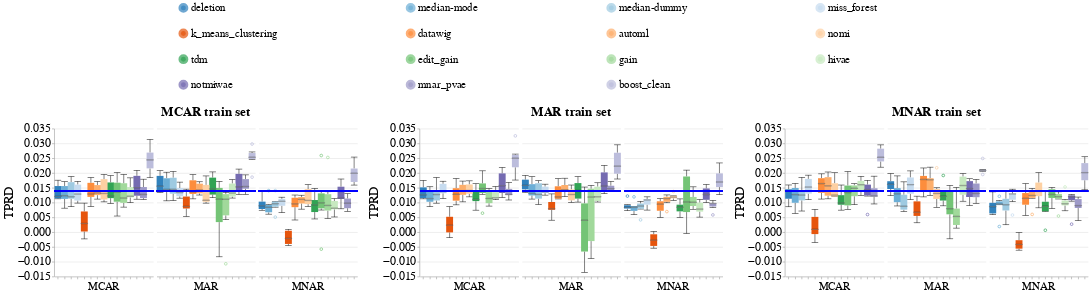

Here is the notebook cell this chart was saved with:
### Code cell
create_box_plots_for_diff_imputers_v2(dataset_name=DATASET_NAME,
                                      model_name='gandalf_clf',
                                      group=SENSITIVE_ATTR_FOR_DISPARITY_METRICS,
                                      metric_name='Equalized_Odds_TPR',
                                      db_client=db_client)

### Figure 1 — Vega-Lite specification as saved in the notebook (floating-point values rounded to 4 significant figures; data arrays with more than 128 entries replaced by an {"elided": "..."} marker saying what was removed)
{"config": {"view": {"continuousWidth": 400, "continuousHeight": 300, "stroke": null}, "axis": {"labelFontSize": 24, "labelFontWeight": "normal", "titleFontSize": 26, "titleFontWeight": "normal"}, "facet": {"spacing": 5}, "header": {"labelFontSize": 22, "labelOrient": "bottom", "labelPadding": 5, "titleFontSize": 26}, "legend": {"columns": 4, "direction": "horizontal", "labelFontSize": 22, "labelLimit": 400, "orient": "top", "symbolOffset": 250, "symbolStrokeWidth": 10, "titleAnchor": "middle", "titleFontSize": 24, "titleLimit": 300}, "title": {"fontSize": 26}}, "hconcat": [{"data": {"name": "data-b5722e6299539aa961cc81f28adb8e6f"}, "facet": {"column": {"field": "Test_Injection_Strategy", "sort": ["MCAR", "MAR", "MNAR"], "title": "MCAR train set", "type": "nominal"}}, "spec": {"layer": [{"mark": {"type": "boxplot", "median": {"stroke": "black", "strokeWidth": 0.7}, "ticks": true}, "encoding": {"color": {"field": "Null_Imputer_Name", "scale": {"scheme": "category20c"}, "sort": ["deletion", "median-mode", "median-dummy", "miss_forest", "k_means_clustering", "datawig", "automl", "nomi", "tdm", "edit_gain", "gain", "hivae", "notmiwae", "mnar_pvae"], "title": null, "type": "nominal"}, "x": {"axis": {"labels": false}, "field": "Null_Imputer_Name", "sort": ["deletion", "median-mode", "median-dummy", "miss_forest", "k_means_clustering", "datawig", "automl", "nomi", "tdm", "edit_gain", "gain", "hivae", "notmiwae", "mnar_pvae"], "title": null, "type": "nominal"}, "y": {"field": "Metric_Value", "scale": {"zero": false}, "title": "TPRD", "type": "quantitative"}}}, {"mark": "rule", "encoding": {"color": {"value": "blue"}, "size": {"value": 2}, "y": {"field": "Baseline_Median", "type": "quantitative"}}}], "width": 200}}, {"data": {"name": "data-56ed7193021394cdc4c8bf8c521d6d8b"}, "facet": {"column": {"field": "Test_Injection_Strategy", "sort": ["MCAR", "MAR", "MNAR"], "title": "MAR train set", "type": "nominal"}}, "spec": {"layer": [{"mark": {"type": "boxplot", "median": {"stroke": "black", "strokeWidth": 0.7}, "ticks": true}, "encoding": {"color": {"field": "Null_Imputer_Name", "scale": {"scheme": "category20c"}, "sort": ["deletion", "median-mode", "median-dummy", "miss_forest", "k_means_clustering", "datawig", "automl", "nomi", "tdm", "edit_gain", "gain", "hivae", "notmiwae", "mnar_pvae"], "title": null, "type": "nominal"}, "x": {"axis": {"labels": false}, "field": "Null_Imputer_Name", "sort": ["deletion", "median-mode", "median-dummy", "miss_forest", "k_means_clustering", "datawig", "automl", "nomi", "tdm", "edit_gain", "gain", "hivae", "notmiwae", "mnar_pvae"], "title": null, "type": "nominal"}, "y": {"field": "Metric_Value", "scale": {"zero": false}, "title": "TPRD", "type": "quantitative"}}}, {"mark": "rule", "encoding": {"color": {"value": "blue"}, "size": {"value": 2}, "y": {"field": "Baseline_Median", "type": "quantitative"}}}], "width": 200}}, {"data": {"name": "data-70bcefe3aaea5d84bedc06b29925baa1"}, "facet": {"column": {"field": "Test_Injection_Strategy", "sort": ["MCAR", "MAR", "MNAR"], "title": "MNAR train set", "type": "nominal"}}, "spec": {"layer": [{"mark": {"type": "boxplot", "median": {"stroke": "black", "strokeWidth": 0.7}, "ticks": true}, "encoding": {"color": {"field": "Null_Imputer_Name", "scale": {"scheme": "category20c"}, "sort": ["deletion", "median-mode", "median-dummy", "miss_forest", "k_means_clustering", "datawig", "automl", "nomi", "tdm", "edit_gain", "gain", "hivae", "notmiwae", "mnar_pvae"], "title": null, "type": "nominal"}, "x": {"axis": {"labels": false}, "field": "Null_Imputer_Name", "sort": ["deletion", "median-mode", "median-dummy", "miss_forest", "k_means_clustering", "datawig", "automl", "nomi", "tdm", "edit_gain", "gain", "hivae", "notmiwae", "mnar_pvae"], "title": null, "type": "nominal"}, "y": {"field": "Metric_Value", "scale": {"zero": false}, "title": "TPRD", "type": "quantitative"}}}, {"mark": "rule", "encoding": {"color": {"value": "blue"}, "size": {"value": 2}, "y": {"field": "Baseline_Median", "type": "quantitative"}}}], "width": 200}}], "resolve": {"scale": {"color": "shared", "y": "shared"}}, "$schema": "https://vega.github.io/schema/vega-lite/v4.17.0.json", "datasets": {"data-b5722e6299539aa961cc81f28adb8e6f": {"elided": "270 records"}, "data-56ed7193021394cdc4c8bf8c521d6d8b": {"elided": "270 records"}, "data-70bcefe3aaea5d84bedc06b29925baa1": {"elided": "270 records"}}}
